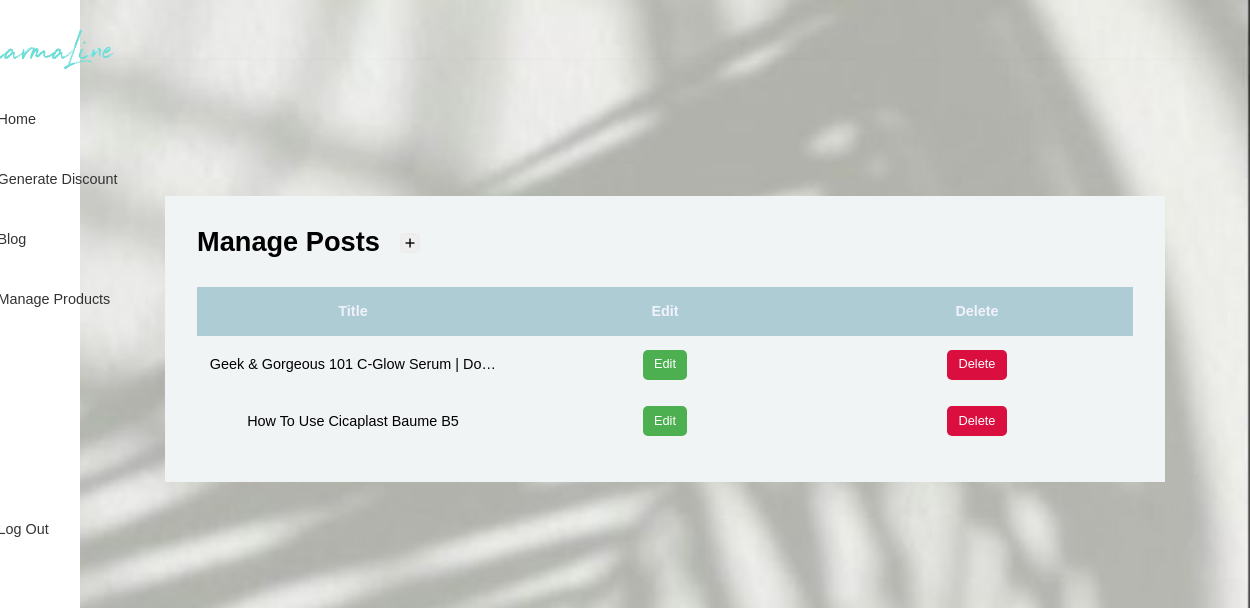
Before: /blogAdmin.php with the older database file.
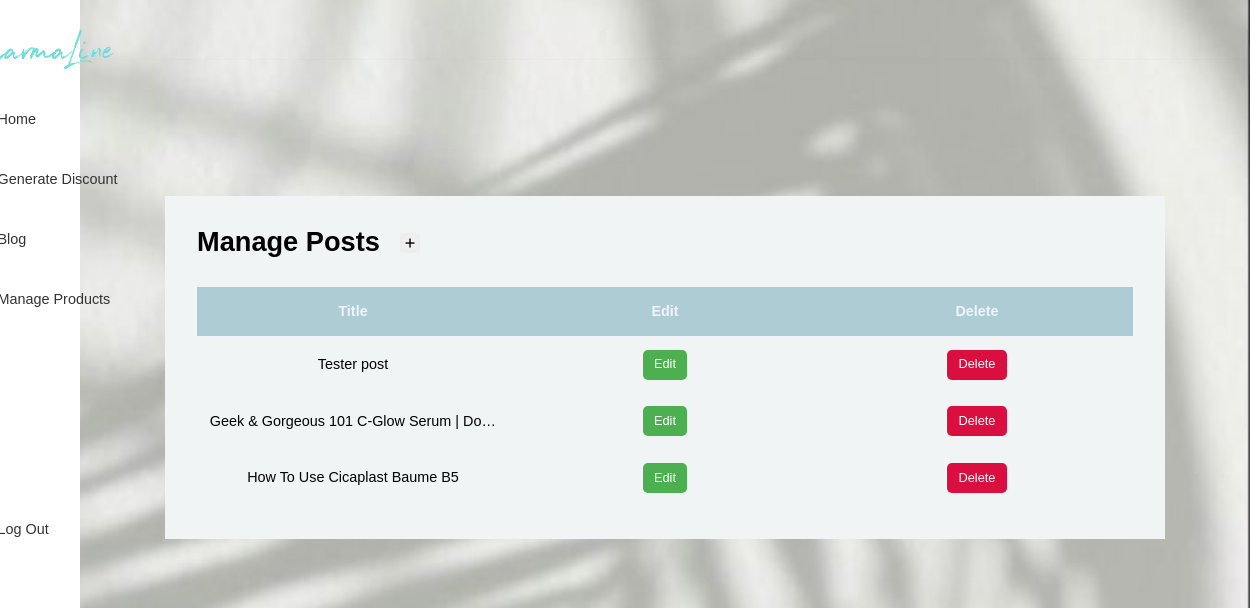
After: the same page with the newer database file.
### tables this page shows
CREATE TABLE `posts` (
  `id` int(11) UNSIGNED NOT NULL,
  `title` varchar(255) NOT NULL,
  `body` text NOT NULL,
  `thumbnail` varchar(255) NOT NULL,
  `date_time` timestamp NULL DEFAULT current_timestamp(),
  `author_id` varchar(11) NOT NULL,
  `is_featured` tinyint(1) NOT NULL
);

### blogAdmin.php (the view, shortened to what this page needs)
<?php
@include('users/config.php');
$query = "SELECT id, title FROM posts ORDER BY id DESC";
$posts = mysqli_query($conn, $query);
?>
<!DOCTYPE html>
<html lang="en">
<head>
    <link rel="stylesheet" href="./assets/css/styleBlogAdmin.css">
</head>
<body>
<div class="sidebar">
    <div class="icon-container">
      <div class="logo-sidebar">
        <img src="image/Logo.png" alt="Logo" class="logo">
      </div>
      <div class="total-icons">
      <a href="homePageAdmin.php">
      <div class="icon" id="Home">
      <i class="fa-solid fa-house" style="color: #21324f;"></i>
      </a>
      </div>
        <div class="icon" id="Generate-discount">
         <a href="generateDiscount.php">
        <i class="fa-solid fa-tags" style="color: #0c182c;"></i>
         </a>
        </div>
      <a href="blogAdmin.php">
        <div class="icon" id="Blog">
          <img src="image/logoIcon.png" alt="Blog Icon">
        </div>
      </a>
        <div class="icon" id="Manage Products">
        <a href="manageProducts.php">
        <i class="fa-solid fa-list-check" style="color: #25395b;"></i>
         </a>
        </div>
        <div class="icon" id="Log-out">
          <a href="users/logout.php">
          <i class="fa-solid fa-right-from-bracket" style="color: #222d3f;"></i>
         </a>
        </div>
        </div>
    </div>
<section class="dashboard">
    <div class="container dashboard__container">
        <main>
          <div class = "post__add">
            <h2>Manage Posts</h2>
            <a href="blogPostAdmin.php">
            <button><img src="image/additionIcon.png" alt="" id="addPost"></button>
          </a>
          </div>
          <?php if (mysqli_num_rows($posts) > 0) : ?>
            <table>
                <thead>
                    <tr>
                        <th>Title</th>
                        <th>Edit</th>
                        <th>Delete</th>
                    </tr>
                </thead>
                <tbody>
                  <?php while($post = mysqli_fetch_assoc($posts)) : ?>
                    <tr>
                        <td><?=$post['title'] ?></td>
                        <td><a href="editPost.php?id=<?= $post['id'] ?>"  class="btn sm">Edit</a></td>
                        <td><a href="deletePost.php?id=<?= $post['id'] ?>" class="btn sm danger">Delete</a></td>
                    </tr>
                    <?php endwhile?>
                </tbody>
            </table>
            <?php else: ?>
              <div class ="alert__message error"><?= "No posts found" ?> </div>
            <?php endif?>
        </main>
    </div>
</section>
</body>
</html>

Changed rows visible on the page:
added posts: title "Tester post"
